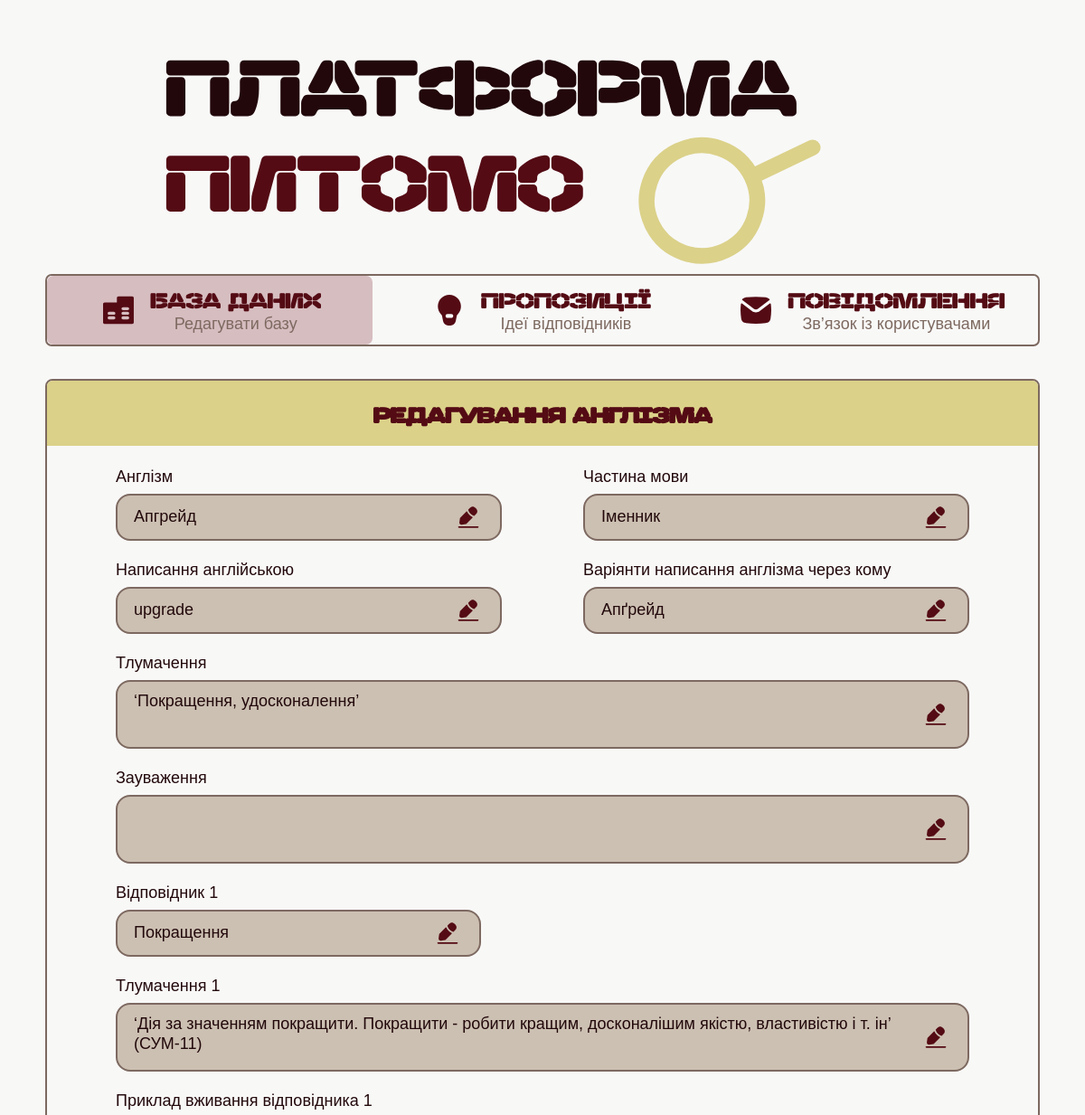
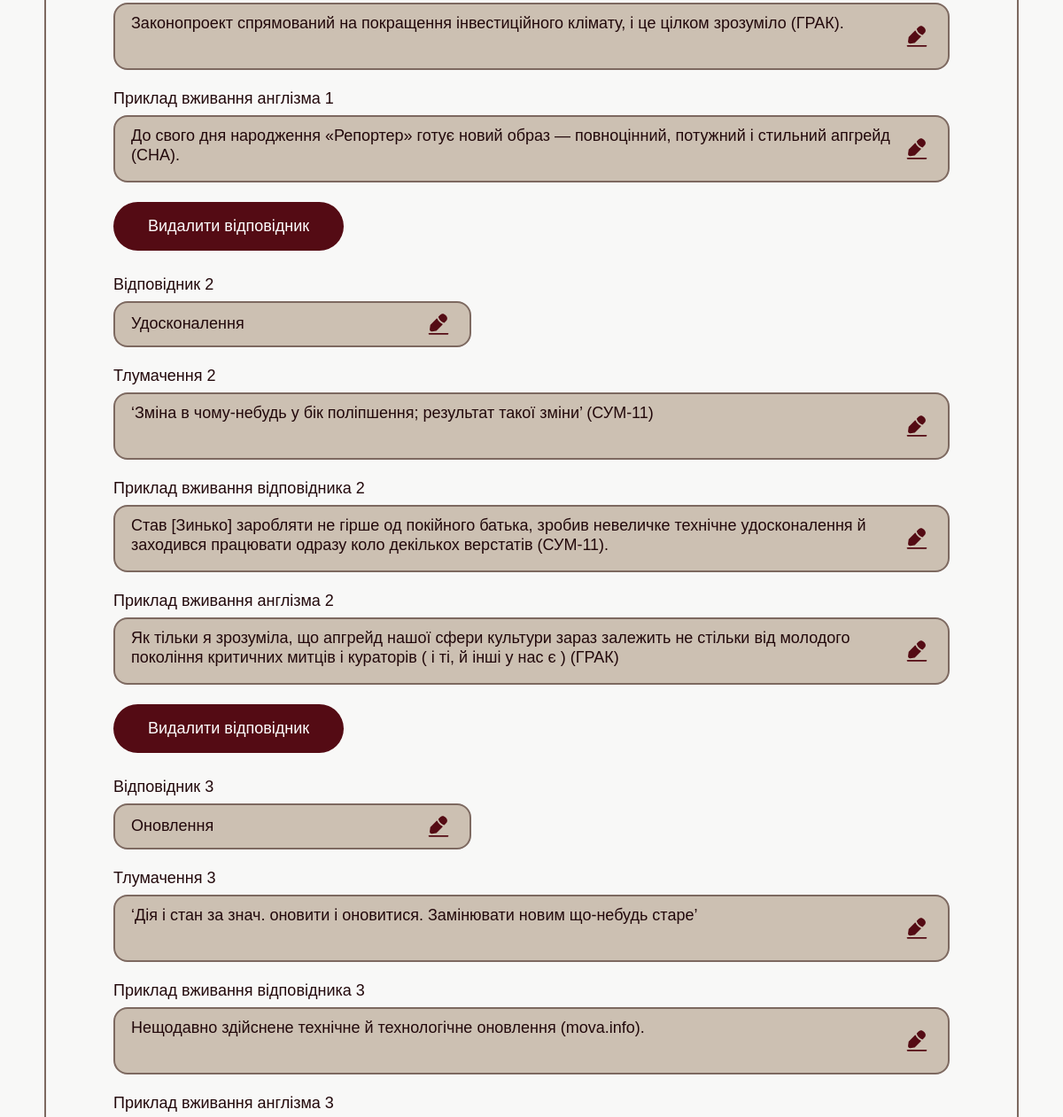
The app's page /admin_edit_anglicism/51 (signed in, upper part), older data (2 pictures, top to bottom).
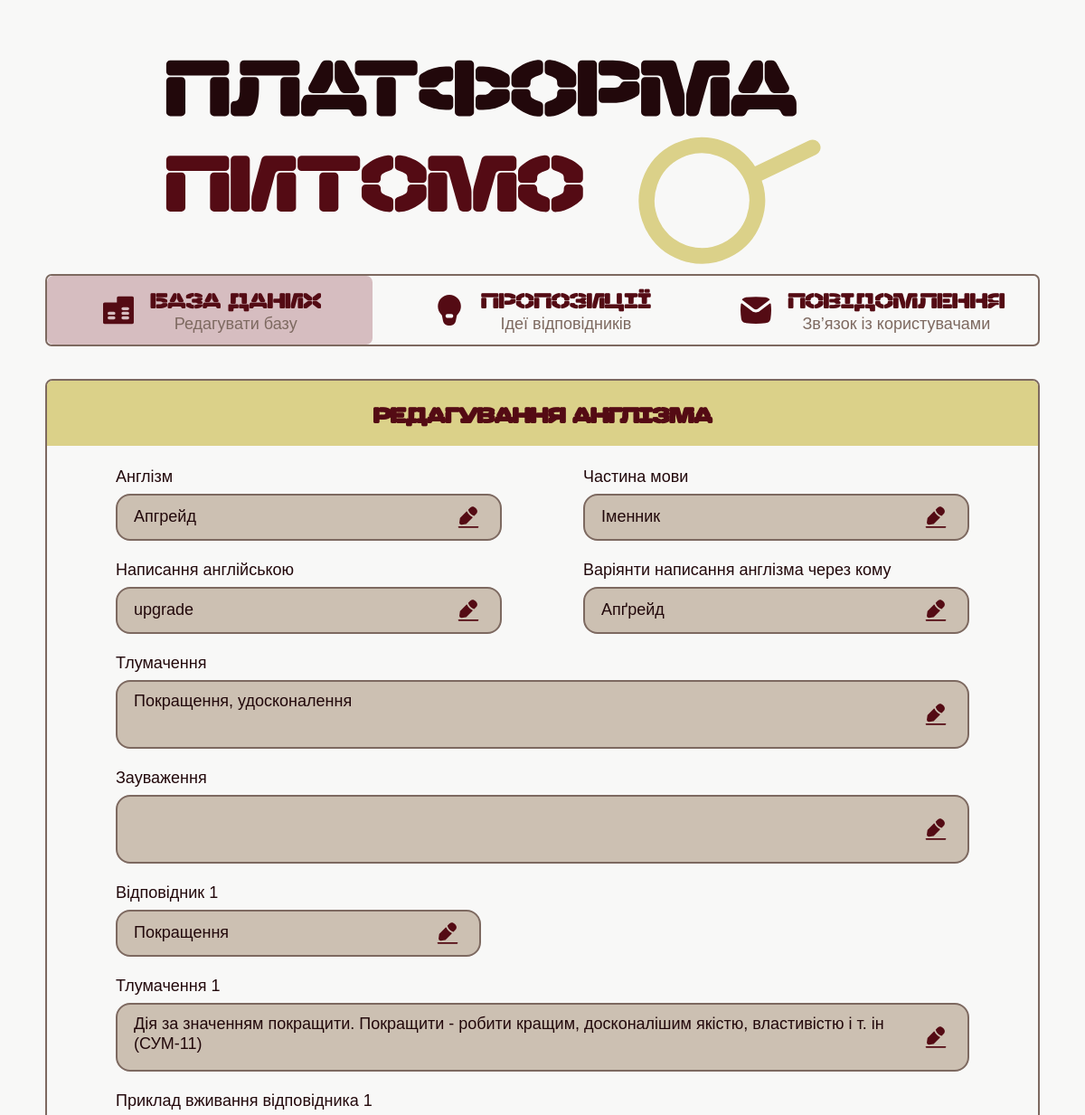
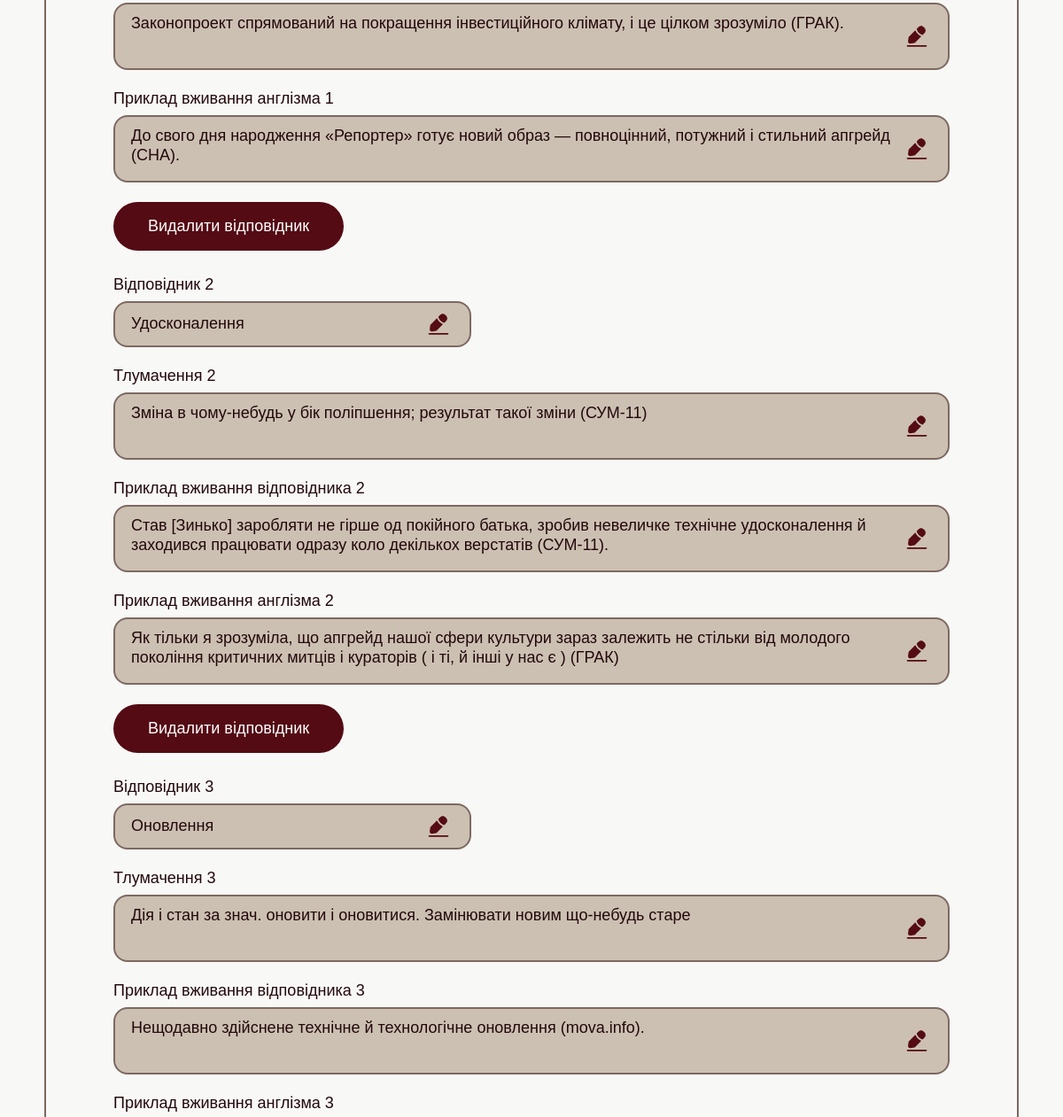
The same page, newer data (2 pictures, top to bottom).
### tables this page shows
CREATE TABLE "Англізм" (
"ID" INTEGER,
  "Англізм" TEXT,
  "Частина мови" TEXT,
  "Оригінальне написання англізма" TEXT,
  "Тлумачення" TEXT,
  "Зауваження" TEXT
);

CREATE TABLE "Відповідник" (
"ID" INTEGER,
  "ID англізма" INTEGER,
  "Відповідник" TEXT,
  "Тлумачення" TEXT,
  "Приклад вживання відповідника" TEXT,
  "Приклад вживання англізма" TEXT
);

### app.py (the view, shortened to what this page needs)
@app.route(
    "/admin_edit_anglicism/<int:anglicism_id>",
    methods=["GET", "POST"]
)
def admin_edit_anglicism(anglicism_id):
    if not session.get("admin_logged_in"):
        return redirect(url_for("admin_login"))
    conn = sqlite3.connect(DB_PATH)
    cursor = conn.cursor()
    anglicism_data = get_anglicism_by_id(
        anglicism_id
    )
    if not anglicism_data:
        conn.close()
        return redirect(url_for("admin_database"))
    equivalents = anglicism_data["replacements"]
    conn.close()
    return render_template(
        "admin_edit_anglicism.html",
        anglicism={
            "id": anglicism_data["id"],
            "word": anglicism_data["anglicism"],
            "part_of_speech": anglicism_data["part_of_speech"],
            "english_word": anglicism_data["original_spelling"],
            "definition": anglicism_data["definition"],
            "notes": "",
            "variants": ", ".join(anglicism_data["variants"])
        },
        equivalents=equivalents
    )

### templates/admin_edit_anglicism.html (shortened to what the changed rows need)
<!DOCTYPE html>
<html lang="uk">
<head>
  <link
    rel="stylesheet"
    href="{{ url_for('static', filename='css/admin_edit_anglicism.css') }}"
  />
</head>
<body>
<main>
  <section class="edit-card">
    <div class="edit-card-header">
      <h1>Редагування англізма</h1>
    </div>
    <form
      class="edit-form"
      method="POST"
      action="{{ url_for('admin_edit_anglicism', anglicism_id=anglicism.id) }}"
    >
      <div class="form-row">
        <label>
          <div class="editable-field short">
            <span
              class="editable-text"
              contenteditable="true"
              data-input-id="anglicism-word-input"
            >
              {{ anglicism.word }}
            </span>
            <button type="button">
              <img
                src="{{ url_for('static', filename='images/іконка_редагувати.svg') }}"
                alt="Редагувати"
              />
            </button>
          </div>
        </label>
        <label>
          <div class="editable-field short">
            <span
              class="editable-text"
              contenteditable="true"
              data-input-id="part-of-speech-input"
            >
              {{ anglicism.part_of_speech }}
            </span>
            <button type="button">
              <img
                src="{{ url_for('static', filename='images/іконка_редагувати.svg') }}"
                alt="Редагувати"
              />
            </button>
          </div>
        </label>
      </div>
      <div class="form-row">
        <label>
          <div class="editable-field short">
            <span
              class="editable-text"
              contenteditable="true"
              data-input-id="english-input"
            >
              {{ anglicism.english_word }}
            </span>
            <button type="button">
              <img
                src="{{ url_for('static', filename='images/іконка_редагувати.svg') }}"
                alt="Редагувати"
              />
            </button>
          </div>
        </label>
      </div>
      <label>
        <div class="editable-field large">
          <span
            class="editable-text"
            contenteditable="true"
            data-input-id="definition-input"
          >
            {{ anglicism.definition }}
          </span>
          <button type="button">
            <img
              src="{{ url_for('static', filename='images/іконка_редагувати.svg') }}"
              alt="Редагувати"
            />
          </button>
        </div>
      </label>
      <div id="equivalents-container">
        {% for equivalent in equivalents %}
        <div class="equivalent-block">
          <label class="short-field">
            <span class="equivalent-title">
            </span>
            <div class="editable-field short">
              <span
                class="editable-text equivalent-word"
                contenteditable="true"
              >
                {{ equivalent.word }}
              </span>
              <button type="button">
                <img
                  src="{{ url_for('static', filename='images/іконка_редагувати.svg') }}"
                  alt="Редагувати"
                />
              </button>
            </div>
          </label>
          <label>
            <span class="meaning-title">
            </span>
            <div class="editable-field large">
              <span
                class="editable-text equivalent-definition"
                contenteditable="true"
              >
                {{ equivalent.definition }}
              </span>
              <button type="button">
                <img
                  src="{{ url_for('static', filename='images/іконка_редагувати.svg') }}"
                  alt="Редагувати"
                />
              </button>
            </div>
          </label>
          <label>
            <span class="example-equivalent-title">
            </span>
            <div class="editable-field large">
              <span
                class="editable-text equivalent-example"
                contenteditable="true"
              >
                {{ equivalent.example_equivalent }}
              </span>
              <button type="button">
                <img
                  src="{{ url_for('static', filename='images/іконка_редагувати.svg') }}"
                  alt="Редагувати"
                />
              </button>
            </div>
          </label>
          <label>
            <span class="example-anglicism-title">
            </span>
            <div class="editable-field large">
              <span
                class="editable-text anglicism-example"
                contenteditable="true"
              >
                {{ equivalent.example_anglicism }}
              </span>
              <button type="button">
                <img
                  src="{{ url_for('static', filename='images/іконка_редагувати.svg') }}"
                  alt="Редагувати"
                />
              </button>
            </div>
          </label>
          <button
            class="delete-equivalent-button"
            type="button"
          >
            Видалити відповідник
          </button>
        </div>
        {% endfor %}
      </div>
    </form>
  </section>
</main>
</body>
</html>

Row changes from the older to the newer data that the page shows:
changed Англізм "Апгрейд": definition "‘Покращення, удосконалення’" → "Покращення, удосконалення"
changed Відповідник "Покращення": definition "‘Дія за значенням покращити. Покращити - робити кращим, досконалішим якістю, властивістю і т. ін’ (СУМ-11)" → "Дія за значенням покращити. Покращити - робити кращим, досконалішим якістю, властивістю і т. ін (СУМ-11)"
changed Відповідник "Удосконалення": definition "‘Зміна в чому-небудь у бік поліпшення; результат такої зміни’ (СУМ-11)" → "Зміна в чому-небудь у бік поліпшення; результат такої зміни (СУМ-11)"
changed Відповідник "Оновлення": definition "‘Дія і стан за знач. оновити і оновитися. Замінювати новим що-небудь старе’" → "Дія і стан за знач. оновити і оновитися. Замінювати новим що-небудь старе"
